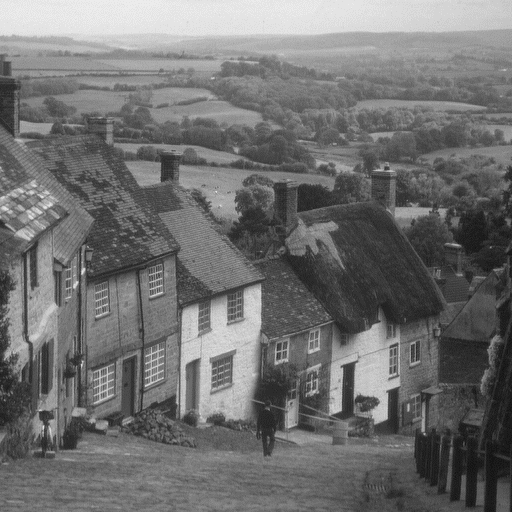
#> input picture computer_vision_projects/images/goldhill.bmp, 512 x 512 px
$ python 05_histograms_intensity_transformations.py
#> lines starting #> are read from the running program, lines starting #| are printed output that depends on the picture
"""
This script practices pixel transformations using OpenCV, including:

- Creating histograms to display image intensity and optimize image characteristics.
- Performing intensity transformations to enhance image contrast and brightness.
- Using thresholding to segment objects from images.

Only OpenCV is used.
"""

import numpy as np
import cv2
import matplotlib.pyplot as plt

# Flags to control plotting sections
plot_histograms = True

def plot_image_comparison(image1, image2, title1="Original", title2="Transformed"):
    """Plot two images side by side."""
    plt.figure(figsize=(10, 5))
    plt.subplot(1, 2, 1)
    plt.imshow(image1, cmap='gray')
    plt.title(title1)
    plt.subplot(1, 2, 2)
    plt.imshow(image2, cmap='gray')
    plt.title(title2)
    plt.show()

def plot_histogram_comparison(old_image, new_image, title_old="Original", title_new="Transformed"):
    """Plot histograms of two images for comparison."""
    intensity_values = np.arange(256)
    plt.figure(figsize=(10, 5))
    plt.subplot(1, 2, 1)
    plt.bar(intensity_values, cv2.calcHist([old_image], [0], None, [256], [0, 256]).flatten(), width=1)
    plt.title(title_old)
    plt.xlabel('Intensity')
    plt.subplot(1, 2, 2)
    plt.bar(intensity_values, cv2.calcHist([new_image], [0], None, [256], [0, 256]).flatten(), width=1)
    plt.title(title_new)
    plt.xlabel('Intensity')
    plt.show()

# Sample Image and Histogram Analysis
toy_image = np.array([[0, 2, 2], [1, 1, 1], [1, 1, 2]], dtype=np.uint8)
print("toy_image:\n", toy_image)

if plot_histograms:
    plt.figure(figsize=(15, 5))
    plt.subplot(1, 3, 1)
    plt.imshow(toy_image, cmap="gray")
    plt.title("Toy Image")

    plt.subplot(1, 3, 2)
    plt.bar(range(6), [1, 5, 2, 0, 0, 0])
    plt.title("Histogram r")
    plt.xlabel("Pixel Values")
    plt.ylabel("Occurrences")

    plt.subplot(1, 3, 3)
    plt.bar(range(6), [0, 1, 0, 5, 0, 2])
    plt.title("Transform r to s: s=2r+1")
    plt.xlabel("Intensity")
    plt.ylabel("Counts")
    plt.show()
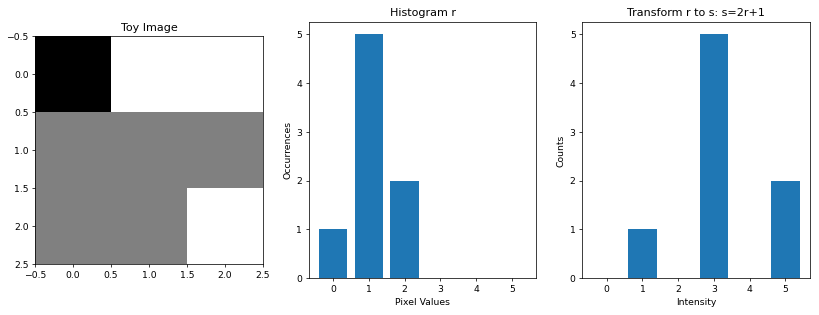
#> figure drawn by matplotlib, 3 panels; panel 2: tallest bar 5 high, from x = 0.6 to 1.4; panel 3: tallest bar 5 high, from x = 2.6 to 3.4

# Gray Scale Histogram Analysis
goldhill = cv2.imread("images/goldhill.bmp", cv2.IMREAD_GRAYSCALE)
#> goldhill is the input picture: shape (512, 512); min 20, max 236, mean 112.2
hist = cv2.calcHist([goldhill], [0], None, [256], [0, 256])
#> hist = 256 values, max 20039 at index 116, min 0 at index 0, mean 1024
intensity_values = np.arange(hist.shape[0])
#> intensity_values = 256 values from 0 to 255
PMF = hist / (goldhill.size)
#> PMF = 256 values, max 0.0764 at index 116, min 0 at index 0, mean 0.00391

if plot_histograms:
    plt.figure(figsize=(21, 5))
    plt.subplot(1, 3, 1)
    plt.imshow(goldhill, cmap="gray")
    plt.title("Goldhill Image")

    plt.subplot(1, 3, 2)
    plt.bar(intensity_values, hist.flatten(), width=1)
    plt.title("Histogram (Bar)")

    plt.subplot(1, 3, 3)
    plt.plot(intensity_values, hist)
    plt.title("Histogram (Line)")
    plt.show()
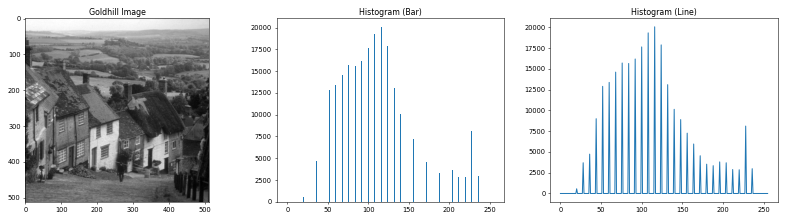
#> figure drawn by matplotlib, 3 panels; panel 2: tallest bar 20039 high, from x = 115.5 to 116.5; panel 3: curve peaks at x = 116, y = 20039

# Color Image Histogram Analysis
baboon = cv2.imread("images/baboon.png")
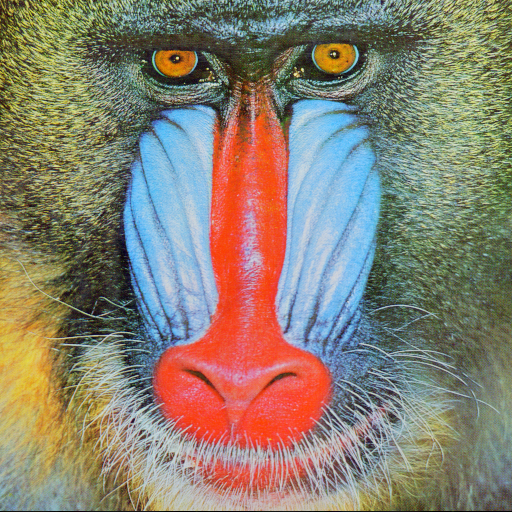
#> input picture computer_vision_projects/images/baboon.png, 512 x 512 px
#> baboon is the input picture: shape (512, 512, 3); mean B, G, R 113.1, 128.9, 137.4

if plot_histograms:
    colors = ('blue', 'green', 'red')
    plt.figure(figsize=(14, 5))
    plt.subplot(1, 2, 1)
    plt.imshow(cv2.cvtColor(baboon, cv2.COLOR_BGR2RGB))
    plt.title("Baboon Image")

    plt.subplot(1, 2, 2)
    for i, color in enumerate(colors):
        hist = cv2.calcHist([baboon], [i], None, [256], [0, 256])
        plt.plot(intensity_values, hist, color=color, label=f'{color} channel')
    plt.title("Histogram Channels")
    plt.xlim([0, 256])
    plt.legend()
    plt.show()
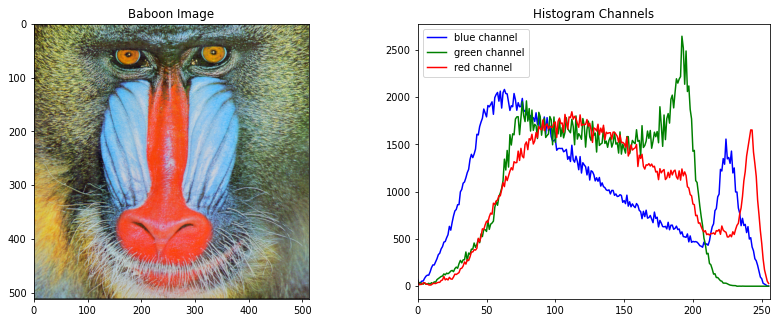
#> figure drawn by matplotlib, 2 panels; panel 2: curve peaks at x = 63, y = 2081; panel 2: curve peaks at x = 192, y = 2644; panel 2: curve peaks at x = 112, y = 1845
